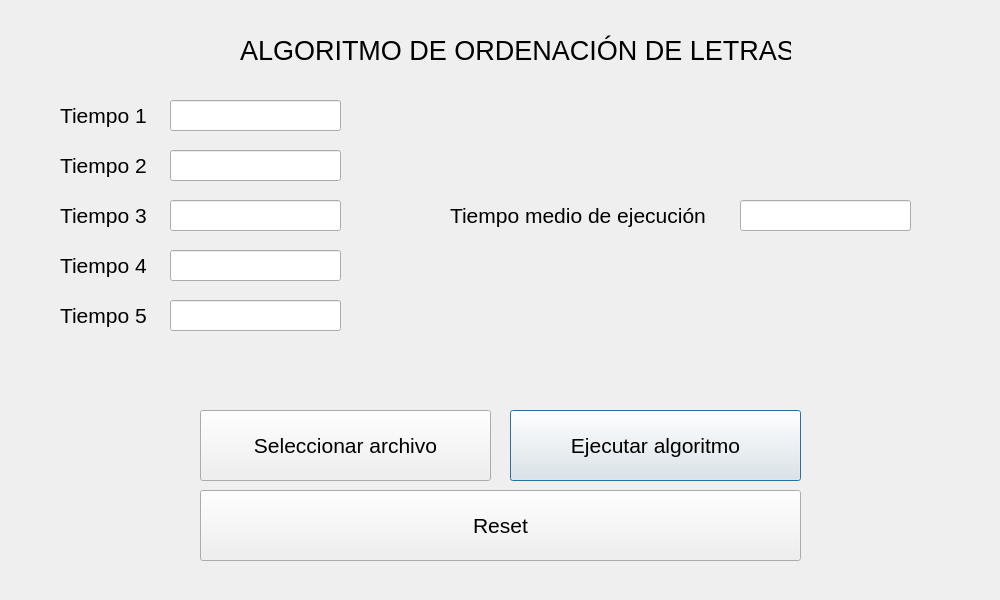
<?xml version="1.0" encoding="UTF-8"?>
<ui version="4.0">
 <class>ordenaletrasui</class>
 <widget class="QDialog" name="ordenaletrasui">
  <property name="geometry">
   <rect>
    <x>0</x>
    <y>0</y>
    <width>1000</width>
    <height>600</height>
   </rect>
  </property>
  <property name="windowTitle">
   <string>Dialog</string>
  </property>
  <widget class="QLabel" name="titulo">
   <property name="geometry">
    <rect>
     <x>240</x>
     <y>20</y>
     <width>551</width>
     <height>61</height>
    </rect>
   </property>
   <property name="font">
    <font>
     <pointsize>20</pointsize>
    </font>
   </property>
   <property name="text">
    <string>ALGORITMO DE ORDENACIÓN DE LETRAS</string>
   </property>
  </widget>
  <widget class="QLabel" name="t1">
   <property name="geometry">
    <rect>
     <x>60</x>
     <y>100</y>
     <width>101</width>
     <height>31</height>
    </rect>
   </property>
   <property name="font">
    <font>
     <pointsize>16</pointsize>
    </font>
   </property>
   <property name="text">
    <string>Tiempo 1</string>
   </property>
  </widget>
  <widget class="QLabel" name="t2">
   <property name="geometry">
    <rect>
     <x>60</x>
     <y>150</y>
     <width>101</width>
     <height>31</height>
    </rect>
   </property>
   <property name="font">
    <font>
     <pointsize>16</pointsize>
    </font>
   </property>
   <property name="text">
    <string>Tiempo 2</string>
   </property>
  </widget>
  <widget class="QLabel" name="t3">
   <property name="geometry">
    <rect>
     <x>60</x>
     <y>200</y>
     <width>101</width>
     <height>31</height>
    </rect>
   </property>
   <property name="font">
    <font>
     <pointsize>16</pointsize>
    </font>
   </property>
   <property name="text">
    <string>Tiempo 3</string>
   </property>
  </widget>
  <widget class="QLabel" name="t4">
   <property name="geometry">
    <rect>
     <x>60</x>
     <y>250</y>
     <width>101</width>
     <height>31</height>
    </rect>
   </property>
   <property name="font">
    <font>
     <pointsize>16</pointsize>
    </font>
   </property>
   <property name="text">
    <string>Tiempo 4</string>
   </property>
  </widget>
  <widget class="QLabel" name="t5">
   <property name="geometry">
    <rect>
     <x>60</x>
     <y>300</y>
     <width>101</width>
     <height>31</height>
    </rect>
   </property>
   <property name="font">
    <font>
     <pointsize>16</pointsize>
    </font>
   </property>
   <property name="text">
    <string>Tiempo 5</string>
   </property>
  </widget>
  <widget class="QLineEdit" name="tiempo1">
   <property name="geometry">
    <rect>
     <x>170</x>
     <y>100</y>
     <width>171</width>
     <height>31</height>
    </rect>
   </property>
  </widget>
  <widget class="QLineEdit" name="tiempo2">
   <property name="geometry">
    <rect>
     <x>170</x>
     <y>150</y>
     <width>171</width>
     <height>31</height>
    </rect>
   </property>
  </widget>
  <widget class="QLineEdit" name="tiempo3">
   <property name="geometry">
    <rect>
     <x>170</x>
     <y>200</y>
     <width>171</width>
     <height>31</height>
    </rect>
   </property>
  </widget>
  <widget class="QLineEdit" name="tiempo4">
   <property name="geometry">
    <rect>
     <x>170</x>
     <y>250</y>
     <width>171</width>
     <height>31</height>
    </rect>
   </property>
  </widget>
  <widget class="QLineEdit" name="tiempo5">
   <property name="geometry">
    <rect>
     <x>170</x>
     <y>300</y>
     <width>171</width>
     <height>31</height>
    </rect>
   </property>
  </widget>
  <widget class="QLabel" name="tMedio">
   <property name="geometry">
    <rect>
     <x>450</x>
     <y>200</y>
     <width>281</width>
     <height>31</height>
    </rect>
   </property>
   <property name="font">
    <font>
     <pointsize>16</pointsize>
    </font>
   </property>
   <property name="text">
    <string>Tiempo medio de ejecución</string>
   </property>
  </widget>
  <widget class="QLineEdit" name="tiempoMedio">
   <property name="geometry">
    <rect>
     <x>740</x>
     <y>200</y>
     <width>171</width>
     <height>31</height>
    </rect>
   </property>
  </widget>
  <widget class="QPushButton" name="execAlgoritmo">
   <property name="geometry">
    <rect>
     <x>510</x>
     <y>410</y>
     <width>291</width>
     <height>71</height>
    </rect>
   </property>
   <property name="font">
    <font>
     <pointsize>16</pointsize>
    </font>
   </property>
   <property name="text">
    <string>Ejecutar algoritmo</string>
   </property>
  </widget>
  <widget class="QPushButton" name="selecArchivo">
   <property name="geometry">
    <rect>
     <x>200</x>
     <y>410</y>
     <width>291</width>
     <height>71</height>
    </rect>
   </property>
   <property name="font">
    <font>
     <pointsize>16</pointsize>
    </font>
   </property>
   <property name="text">
    <string>Seleccionar archivo</string>
   </property>
  </widget>
  <widget class="QPushButton" name="reset">
   <property name="geometry">
    <rect>
     <x>200</x>
     <y>490</y>
     <width>601</width>
     <height>71</height>
    </rect>
   </property>
   <property name="font">
    <font>
     <pointsize>16</pointsize>
    </font>
   </property>
   <property name="text">
    <string>Reset</string>
   </property>
  </widget>
 </widget>
 <resources/>
 <connections/>
</ui>
